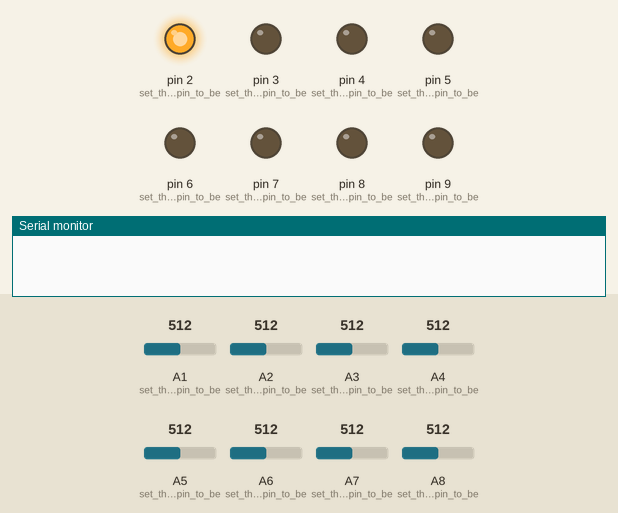
A sketch run on a simulated Arduino Mega 2560, built with avr-gcc and run on an emulated ATmega2560. On the bench: output pins drawn as LEDs (lit = HIGH), the last lines printed to the serial monitor. The inputs (shaded band) are chosen by the test bench; at power-on: A1 (set_the_red_LED_pin_to_be) = 512, A2 (set_the_red_LED_pin_to_be) = 512, A3 (set_the_red_LED_pin_to_be) = 512, A4 (set_the_red_LED_pin_to_be) = 512, A5 (set_the_red_LED_pin_to_be) = 512, A6 (set_the_red_LED_pin_to_be) = 512, A7 (set_the_red_LED_pin_to_be) = 512, A8 (set_the_red_LED_pin_to_be) = 512.

Above: at 0.04 s.
At 0.36 s:
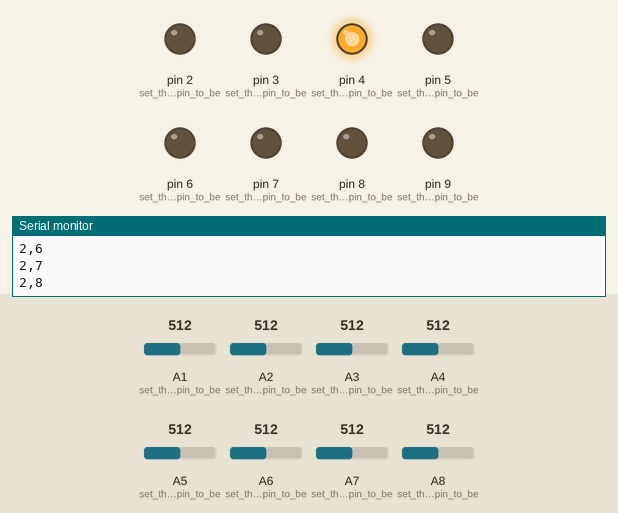
At 0.84 s:
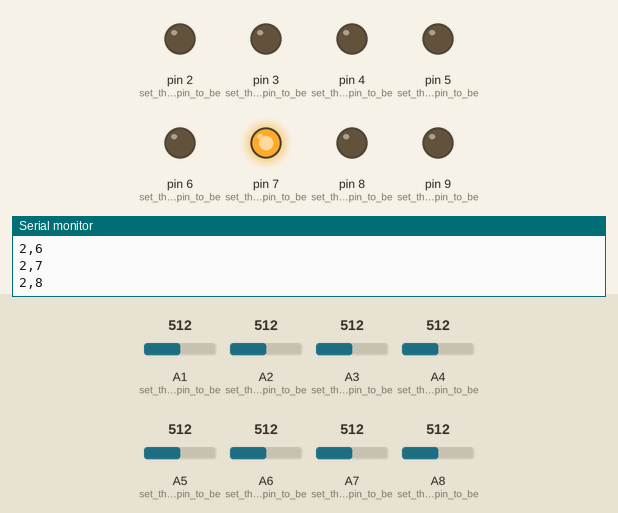
At 1.6 s:
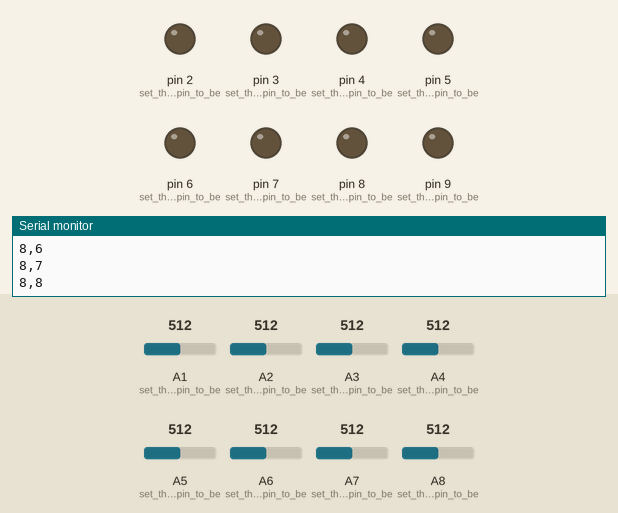
At 2.99 s:
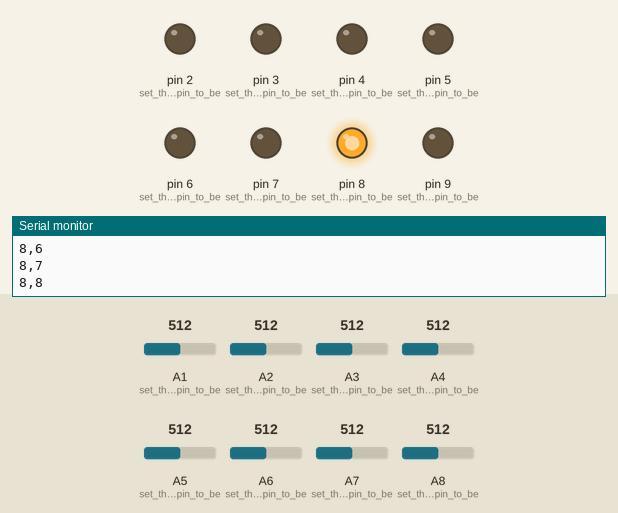
At 4.5 s:
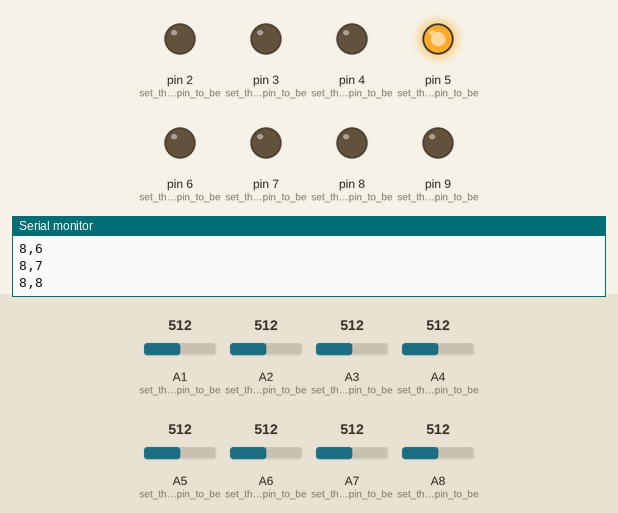
Timing chart, 0 to 4.8 s (numbered marks = the images above):
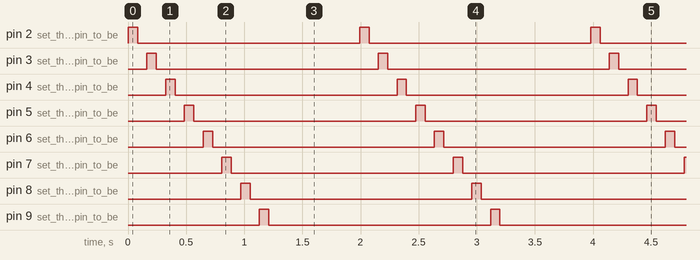

The sketch:

SerialComunication.ino
```cpp
  int pin_Dig_in= 2;
  int pin_Dig_fin= 9;
  int pin_Anl_in= 1;
  int pin_Anl_fin= 8;

  int m[8][8];

void setup() {
  Serial.begin(9600);


  pinMode(2, OUTPUT);    // set the switch pin to be an input
  pinMode(3, OUTPUT);    // set the switch pin to be an input
  pinMode(4, OUTPUT);    // set the switch pin to be an input
  pinMode(5, OUTPUT);    // set the switch pin to be an input
  pinMode(6, OUTPUT);    // set the switch pin to be an input
  pinMode(7, OUTPUT);    // set the switch pin to be an input
  pinMode(8, OUTPUT);    // set the switch pin to be an input
  pinMode(9, OUTPUT);    // set the switch pin to be an input
  pinMode(A1, INPUT);   // set the red LED pin to be an output
  pinMode(A2, INPUT);   // set the red LED pin to be an output
  pinMode(A3, INPUT);   // set the red LED pin to be an output
  pinMode(A4, INPUT);   // set the red LED pin to be an output
  pinMode(A5, INPUT);   // set the red LED pin to be an output
  pinMode(A6, INPUT);   // set the red LED pin to be an output
  pinMode(A7, INPUT);   // set the red LED pin to be an output
  pinMode(A8, INPUT);   // set the red LED pin to be an output

  digitalWrite(2, LOW);
  digitalWrite(3, LOW);
  digitalWrite(4, LOW);
  digitalWrite(5, LOW);
  digitalWrite(6, LOW);
  digitalWrite(7, LOW);
  digitalWrite(8, LOW);
  digitalWrite(9, LOW);

  m[0][0]= 1; m[0][1]= 1; m[0][2]= 1; m[0][3]= 1; m[0][4]= 1; m[0][5]= 1; m[0][6]= 1; m[0][7]= 1;
  m[1][0]= 1; m[1][1]= 1; m[1][2]= 1; m[1][3]= 1; m[1][4]= 1; m[1][5]= 1; m[1][6]= 1; m[1][7]= 1;
  m[2][0]= 0; m[2][1]= 0; m[2][2]= 0; m[2][3]= 0; m[2][4]= 0; m[2][5]= 0; m[2][6]= 0; m[2][7]= 0;
  m[3][0]= 0; m[3][1]= 0; m[3][2]= 0; m[3][3]= 0; m[3][4]= 0; m[3][5]= 0; m[3][6]= 0; m[3][7]= 0;
  m[4][0]= 0; m[4][1]= 0; m[4][2]= 0; m[4][3]= 0; m[4][4]= 0; m[4][5]= 0; m[4][6]= 0; m[4][7]= 0;
  m[5][0]= 0; m[5][1]= 0; m[5][2]= 0; m[5][3]= 0; m[5][4]= 0; m[5][5]= 0; m[5][6]= 0; m[5][7]= 0;
  m[6][0]= 1; m[6][1]= 1; m[6][2]= 1; m[6][3]= 1; m[6][4]= 1; m[6][5]= 1; m[6][6]= 1; m[6][7]= 1;
  m[7][0]= 1; m[7][1]= 1; m[7][2]= 1; m[7][3]= 1; m[7][4]= 1; m[7][5]= 1; m[7][6]= 1; m[7][7]= 1;

 }


void loop() {
  //Serial.println("Holi");

  for (int a=pin_Dig_in; a<=pin_Dig_fin; a++){
      digitalWrite(a, HIGH);
      delay(80);
      for (int b=pin_Anl_in; b<=pin_Anl_fin; b++){
         int A  = analogRead(b);
         if (A>895 && m[a-2][b-1]==0){
            Serial.print(a-1); Serial.print(","); Serial.println(b);
            m[a-2][b-1]=1;
            }

         else if (A<=895 && m[a-2][b-1]==1){
            Serial.print(a-1); Serial.print(","); Serial.println(b);
            m[a-2][b-1]=0;
            }
         //else{
            //Serial.print(0);
           // }
      }
      //Serial.println(" ");
      digitalWrite(a, LOW);
      delay(80);
    }
  delay(700);
 }
```

Measured:
- by itself, pin 2 (set_the_switch_pin_to_be), pin 3 (set_the_switch_pin_to_be), pin 4 (set_the_switch_pin_to_be), pin 5 (set_the_switch_pin_to_be), pin 6 (set_the_switch_pin_to_be), pin 7 (set_the_switch_pin_to_be), pin 8 (set_the_switch_pin_to_be), pin 9 (set_the_switch_pin_to_be): alternates HIGH for 0.08 s and LOW for 1.9 s
- by itself, everything shown: repeats every 2.0 s, in 16 steps
